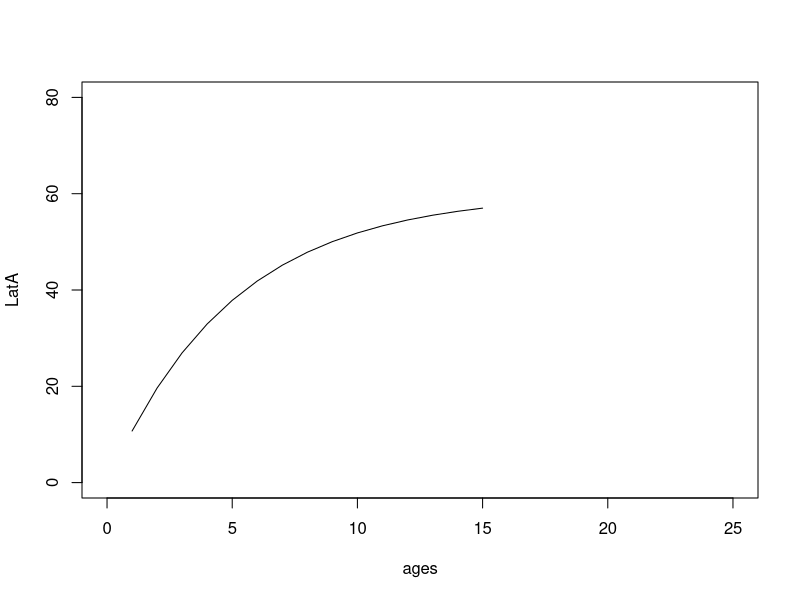

R code for this plot:
#
# operating model M8: Flatfish, Flat, Asymptotic
#-----------------------------------------------------
#---------------------------------------------------

# define functions
VB_func<-function(Linf,k,t0,age)
{
  Lt = Linf*(1-exp(-k*(age-t0))) # po is the length of age 0 fish.
  return(Lt)
}

mat_func<-function(L50,L95,length)
{
  b1=log(0.95/0.05)/(L95-L50)
  bo = -L50*b1
  logit_pt =  bo+b1*length
  matp= exp(logit_pt)/(1+exp(logit_pt))
  return(matp)
}

#---------------------------------------------------------------------------------
# define biological and fishing variables

nyear<-100 # number of years
rec.age<-1 # the age of recruitment to fishery
first.year<-2020 # the first year of projection

# biological variables
nage<-15 # number of ages

ages<-c(rec.age:(rec.age+nage-1)) # list of ages in the simulation
years<-c(first.year:(first.year+nyear-1)) # list of years in the simulation

len_mid<-seq(6,50,2)
len_border<-seq(5,51,2)
len_border[1]=-Inf
len_border[length(len_border)]=Inf
nlen<-length(len_mid)
len_lower=len_border[1:nlen]
len_upper=len_border[2:(nlen+1)]

M=0.2 # natural mortality
init_Z=0.5 # initial total mortality lead to equilibrium age structure

vbk=0.2
Linf=60
t0=1/60

LatA=VB_func(Linf,vbk,t0,ages)
plot(ages,LatA,type="l",ylim=c(0,80),xlim=c(0,25))

# weigth at length
a=exp(-12); b=3
W_at_len = a*(len_mid^b)

#plot(len_mid,W_at_len,type="l")

# maturation at length
mat_L50=35; mat_L95=40
mat=mat_func(mat_L50,mat_L95,len_mid)

#plot(len_mid,mat,type="l")

cv_L=0.2 # the coefficient of variance in length at age at the beginning year
cv_inc=0.2 # the coefficient of variance in growth increment

std_logR=0.3 # standard deviation of recruitment
std_logN0=0.2 # standar deviation of initial number at age

# SR relationship (BH model) aS/(b+S)
alpha=400
beta=10

ssb_test=seq(0,300,1)
rec_test=alpha*ssb_test/(beta+ssb_test)

#plot(ssb_test,rec_test,xlim=c(0,300),type="l")

# age-length tansition matrix
pla=matrix(NA,nrow=nage,ncol=nlen) # transfer age to length
ml=VB_func(Linf,vbk,t0,ages)
sl=cv_L*ml
for(i in 1:nlen){
  pla[,i]=pnorm(len_border[i+1],ml,sl)-pnorm(len_border[i],ml,sl)
}

# survey variables

std_SN=0.1 # survey measurement error

q_surv_L50=15 # survey catchability at length
q_surv_L95=20
q_surv=mat_func(q_surv_L50,q_surv_L95,len_mid)

# fishing variable

sel_L50=3 # fishing selectivity at length
sel_L95=5
sel=mat_func(sel_L50,sel_L95,ages)

# sel=rep(1,nage)

#-------------------------------------------------------------------------------------------------
# start the simulation
setwd("E:\\simulation study\\operating models\\M8")

for(iter in 4:100){
  
  # recruitment
  Rec<-rep(NA,nyear)
  R_init=500 # initial number of recruitment
  set.seed(iter)
  dev_logR = arima.sim(list(order=c(1,0,0), ar=0.1), n=nyear)*std_logR # std of rec is 0.2
  for(i in 1:nyear){
    Rec[i]<-exp(log(R_init)+dev_logR[i])
  }
  
  # mortality
  Z_at_age<-matrix(NA,nrow=nyear,ncol=nage) # total mortality at age
  F_at_age<-matrix(NA,nrow=nyear,ncol=nage) # fishing mortality at age
  M_at_age<-matrix(M,nrow=nyear,ncol=nage) # natural mortality at age
  set.seed(iter)
  F_yr<-0.3*exp(arima.sim(list(order=c(1,0,0), ar=0.75), n=nyear)*0.2) # annual fishing mortality
  for(i in 1:nyear){
    F_at_age[i,]<-F_yr[i]*sel
    Z_at_age[i,]<-F_at_age[i,]+M_at_age[i,]
  }
  
  N_at_age<-matrix(NA,nrow=nyear,ncol=nage) # abundance at age
  N_at_len<-matrix(NA,nrow=nyear,ncol=nlen) # abundance at length
 
  # first year age structure
  set.seed(iter)
  N0_at_age = rep(NA,nage)
  dev_logN0 = rnorm((nage-1),0,std_logN0) 
  N0_at_age[1]<-Rec[1]
  for(i in 2:nage){
    N0_at_age[i]=N0_at_age[i-1]*exp(-init_Z+dev_logN0[i-1])
  }
  
  # age-based cohort dynamics
  
  # define variables
  N_at_age<-matrix(NA,nrow=nyear,ncol=nage) # number at age
  N_at_len<-matrix(NA,nrow=nyear,ncol=nlen) # number at length
  #B_at_age<-matrix(NA,nrow=nyear,ncol=nage) # biomass at age
  B_at_len<-matrix(NA,nrow=nyear,ncol=nlen) # biomass at length
  #SB_at_age<-matrix(NA,nrow=nyear,ncol=nage) # spawning biomass at age
  SB_at_len<-matrix(NA,nrow=nyear,ncol=nlen) # spawning biomass at length
  CN_at_age<-matrix(NA,nrow=nyear,ncol=nage) # catch number at age
  CN_at_len<-matrix(NA,nrow=nyear,ncol=nlen) # catch number at length
  #CB_at_age<-matrix(NA,nrow=nyear,ncol=nage) # catch biomass at age
  CB_at_len<-matrix(NA,nrow=nyear,ncol=nlen) # catch biomass at length
  SSB=rep(NA,nyear)
  TN=rep(NA,nyear)
  TB=rep(NA,nyear)
  CN=rep(NA,nyear)
  CB=rep(NA,nyear)
  
  # Initialization
  N_at_age[1,]=N0_at_age
  N_at_len[1,]=N_at_age[1,]%*%pla
  B_at_len[1,]=N_at_len[1,]*W_at_len
  SB_at_len[1,]=B_at_len[1,]*mat
  SSB[1]=sum(SB_at_len[1,])
  
  # forward dynamics
  for(i in 2:nyear)
  {
    # recruitment process
    logR=log(alpha*SSB[i-1]/(beta + SSB[i-1])) # BH model
    Rec[i]<-exp(logR+dev_logR[i]) # add autocorrelated error
    N_at_age[i,1]<-Rec[i]
    
    for(j in 2:(nage-1))
    {
      # survival process
      N_at_age[i,j]<-N_at_age[i-1,j-1]*exp(-Z_at_age[i-1,j-1])
    }
    # plus group
    N_at_age[i,nage]<-N_at_age[i-1,nage-1]*exp(-Z_at_age[i-1,nage-1]) + N_at_age[i-1,nage]*exp(-Z_at_age[i-1,nage])
    
    N_at_len[i,]=N_at_age[i,]%*%pla
    B_at_len[i,]=N_at_len[i,]*W_at_len
    SB_at_len[i,]=B_at_len[i,]*mat
    SSB[i]=sum(SB_at_len[i,])
    
  }
   
  # derive other quantities
  for(i in 1:nyear)
  {
    for(j in 1:nage)
    {
      CN_at_age[i,j]=N_at_age[i,j]*(1-exp(-Z_at_age[i,j]))*(F_at_age[i,j]/Z_at_age[i,j])
    }
    CN_at_len[i,]=CN_at_age[i,]%*%pla
    CB_at_len[i,]=CN_at_len[i,]*W_at_len
    TN[i]=sum(N_at_len[i,])
    TB[i]=sum(B_at_len[i,])
    CN[i]=sum(CN_at_len[i,])
    CB[i]=sum(CB_at_len[i,])
  }
  
  # calculate research vessel survey index
  
  RVN_at_len=matrix(NA,nrow=nyear,ncol=nlen)
  RVB_at_len=matrix(NA,nrow=nyear,ncol=nlen)
  
  set.seed(iter)
  surv_error<-rnorm(nyear,0,std_SN)
  for(i in 1:nyear)
  {
    RVN_at_len[i,]=N_at_len[i,]*q_surv*exp(surv_error[i])
    RVB_at_len[i,]=RVN_at_len[i,]*W_at_len
  }
  
  for(i in 1:nyear)
  {
    for(j in 1:nlen)
    {
      if(RVN_at_len[i,j]<1e-6){RVN_at_len[i,j]=1e-6}
    }
  }
    
  RVN=rowSums(RVN_at_len)
  RVB=rowSums(RVB_at_len)
  
  sim.data=list(
    SN_at_len = RVN_at_len[81:100,],
    q_surv = q_surv,
    len_mid = len_mid,
    nyear=nyear-80,
    nage=nage,
    nlen=nlen,
    ages=c(1:nage),
    weight=matrix(rep(W_at_len,nyear-80),nrow=nlen,ncol=nyear-80),
    mat=matrix(rep(mat,nyear-80),nrow=nlen,ncol=nyear-80),
    
    sel = sel,
    F_at_age = F_at_age[81:100,],
    M_at_age = M_at_age[81:100,],
    N_at_len = N_at_len[81:100,],
    N_at_age = N_at_age[81:100,],
    B_at_len = B_at_len[81:100,],
    SB_at_len = SB_at_len[81:100,],
    CN_at_len = CN_at_len[81:100,],
    CN_at_age = CN_at_age[81:100,],
    CB_at_len = CB_at_len[81:100,],
    RVN_at_len = RVN_at_len[81:100,],
    RVB_at_len = RVB_at_len[81:100,],
    Rec = N_at_age[81:100,1],
    TN = TN[81:100],
    TB = TB[81:100],
    CN = CN[81:100],
    CB = CB[81:100],
    SSB = SSB[81:100]
  )
  
  save(sim.data,file=paste0("sim_rep",iter))
}
